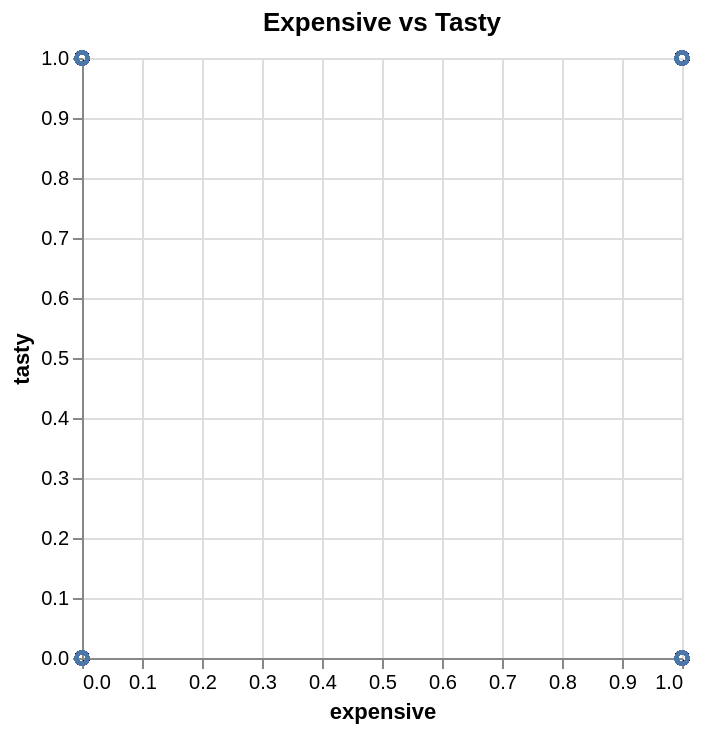

Notebook source saved alongside this figure:
### Code cell
import altair as alt
# Create a scatter plot of 'expensive' vs 'tasty'
chart = alt.Chart(df).mark_point().encode(
    x='expensive:Q',  # Encode 'expensive' on the x-axis as a quantitative variable
    y='tasty:Q'       # Encode 'tasty' on the y-axis as a quantitative variable
).properties(
    title='Expensive vs Tasty'
)
# Display the chart
chart

### Figure 1 — Vega-Lite specification as saved in the notebook (floating-point values rounded to 4 significant figures; data arrays with more than 128 entries replaced by an {"elided": "..."} marker saying what was removed)
{"config": {"view": {"continuousWidth": 300, "continuousHeight": 300}}, "data": {"name": "data-2c7ac7bb4e6ca23f9ecc304680ed34e2"}, "mark": {"type": "point"}, "encoding": {"x": {"field": "expensive", "type": "quantitative"}, "y": {"field": "tasty", "type": "quantitative"}}, "title": "Expensive vs Tasty", "$schema": "https://vega.github.io/schema/vega-lite/v5.20.1.json", "datasets": {"data-2c7ac7bb4e6ca23f9ecc304680ed34e2": {"elided": "1431 records"}}}
